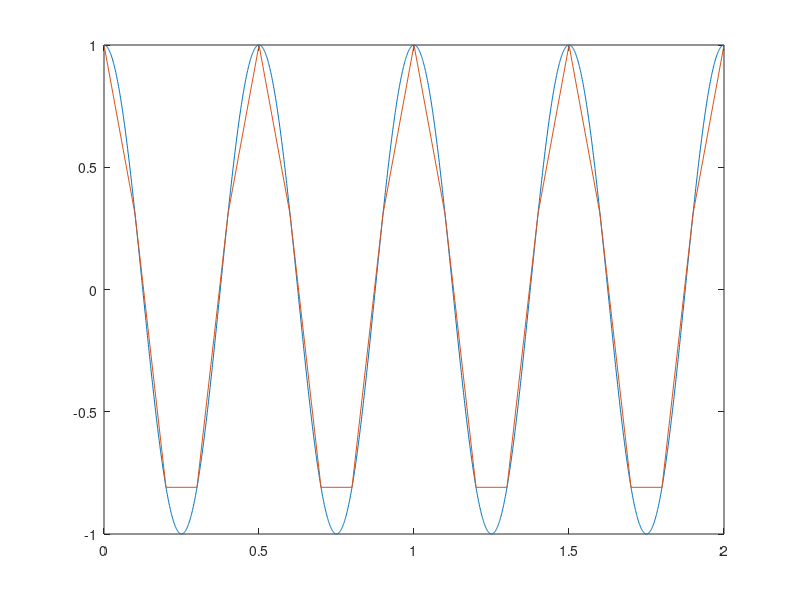

Reproduce this figure in MATLAB.
S = @(t,f) cos(2*pi*f*t);

f = 2;
T = 1/f;
nT = 4;
nt = 2000;
t = linspace(0,nT*T,nt);

fs = 10;
ts1 = 0;
ts2 = nT*T;
ts = ts1:1/fs:ts2;
plot(t,S(t,f),ts,S(ts,f),'-')
